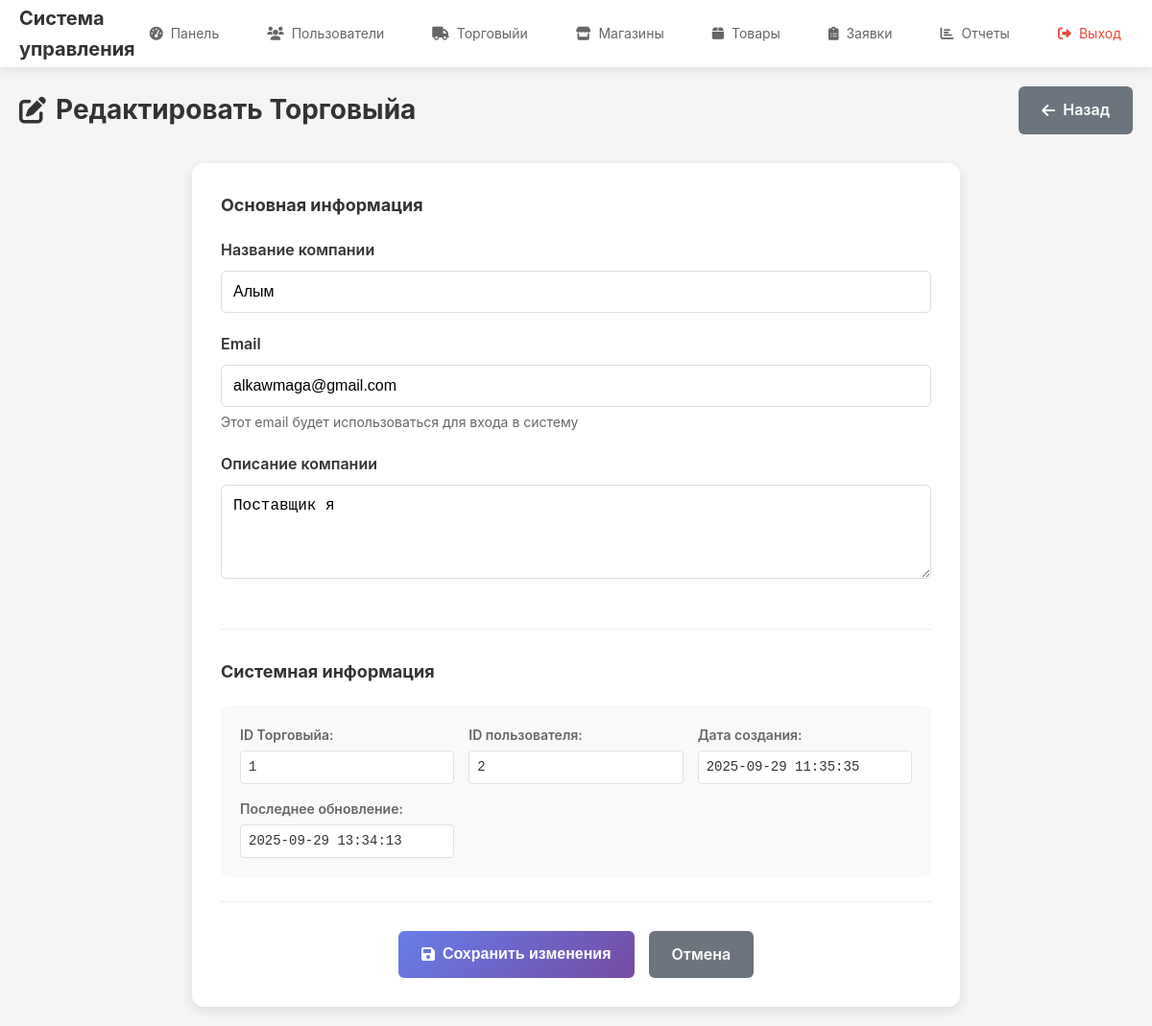
Page /admin/suppliers/1/edit (signed in) on the committed database.
### tables this page shows
CREATE TABLE suppliers (
            id INTEGER PRIMARY KEY AUTOINCREMENT,
            user_id INTEGER NOT NULL,
            name TEXT NOT NULL,
            info TEXT,
            created_at TIMESTAMP DEFAULT CURRENT_TIMESTAMP,
            updated_at TIMESTAMP DEFAULT CURRENT_TIMESTAMP,
            FOREIGN KEY (user_id) REFERENCES users (id)
        );

CREATE TABLE users (
            id INTEGER PRIMARY KEY AUTOINCREMENT,
            email TEXT UNIQUE NOT NULL,
            password TEXT NOT NULL,
            role TEXT NOT NULL CHECK (role IN ('admin', 'supplier')),
            created_at TIMESTAMP DEFAULT CURRENT_TIMESTAMP,
            updated_at TIMESTAMP DEFAULT CURRENT_TIMESTAMP
        );

### app/routes/admin.py (the view, shortened to what this page needs)
@admin_bp.route('/suppliers/<int:supplier_id>/edit', methods=['GET', 'POST'])
@login_required
@admin_required
def edit_supplier(supplier_id: int):
    db = get_db()
    supplier_data = db.execute('''
        SELECT s.*, u.email, u.id as user_id
        FROM suppliers s
        JOIN users u ON s.user_id = u.id
        WHERE s.id = ?
    ''', (supplier_id,)).fetchone()
    if not supplier_data:
        flash('Торговый не найден', 'error')
        return redirect(url_for('admin.suppliers'))
    return render_template('admin/edit_supplier.html', supplier=supplier_data)

### app/models.py (called while the page is built)
def get_db() -> sqlite3.Connection:
    if 'db' not in g:
        database_path = current_app.config.get('DATABASE', 'app.db')
        g.db = sqlite3.connect(database_path)
        g.db.row_factory = sqlite3.Row
    return g.db

    @staticmethod
    def get_by_id(user_id: int) -> Optional['User']:
        db = get_db()
        user = db.execute(
            'SELECT * FROM users WHERE id = ?', (user_id,)
        ).fetchone()
        if user:
            return User(
                id=user['id'],
                email=user['email'],
                password=user['password'],
                role=user['role'],
                created_at=user['created_at'],
                updated_at=user['updated_at']
            )
        return None

### app/routes/admin.py (called while the page is built)
def admin_required(f: Any) -> Any:
    @wraps(f)
    def decorated_function(*args: Any, **kwargs: Any) -> Any:
        if not current_user.is_authenticated or current_user.role != 'admin':
            flash('Доступ запрещен', 'error')
            return redirect(url_for('auth.login'))
        return f(*args, **kwargs)
    return decorated_function

### app/templates/admin/edit_supplier.html (shortened to what this page needs)
{% extends "base.html" %}
{% block content %}
<div class="content-header">
    <h1><i class="fas fa-edit"></i> Редактировать Торговыйа</h1>
    <a href="{{ url_for('admin.supplier_detail', supplier_id=supplier.id) }}" class="btn btn-secondary">
        <i class="fas fa-arrow-left"></i> Назад
    </a>
</div>
<div class="form-container">
    <form method="POST" class="form" id="edit-supplier-form">
        <div class="form-section">
            <h3>Основная информация</h3>
            <div class="form-group">
                <label for="name">Название компании</label>
                <input type="text" id="name" name="name" value="{{ supplier.name }}" required>
            </div>
            <div class="form-group">
                <label for="email">Email</label>
                <input type="email" id="email" name="email" value="{{ supplier.email }}" required>
                <small class="form-help">Этот email будет использоваться для входа в систему</small>
            </div>
            <div class="form-group">
                <label for="info">Описание компании</label>
                <textarea id="info" name="info" rows="4" placeholder="Опишите деятельность компании...">{{ supplier.info or '' }}</textarea>
            </div>
        </div>
        <div class="form-section">
            <h3>Системная информация</h3>
            <div class="info-grid">
                <div class="info-item">
                    <label>ID Торговыйа:</label>
                    <span>{{ supplier.id }}</span>
                </div>
                <div class="info-item">
                    <label>ID пользователя:</label>
                    <span>{{ supplier.user_id }}</span>
                </div>
                <div class="info-item">
                    <label>Дата создания:</label>
                    <span>{{ supplier.created_at }}</span>
                </div>
                {% if supplier.updated_at != supplier.created_at %}
                <div class="info-item">
                    <label>Последнее обновление:</label>
                    <span>{{ supplier.updated_at }}</span>
                </div>
                {% endif %}
            </div>
        </div>
        <div class="form-actions">
            <button type="submit" class="btn btn-primary" id="submit-btn">
                <i class="fas fa-save"></i> Сохранить изменения
            </button>
            <a href="{{ url_for('admin.supplier_detail', supplier_id=supplier.id) }}" class="btn btn-secondary">
                Отмена
            </a>
        </div>
    </form>
</div>
{% endblock %}

### app/static/css/style.css (style rules this page uses)
* { margin: 0; padding: 0; box-sizing: border-box; }
body { font-family: -apple-system, BlinkMacSystemFont, 'Segoe UI', Roboto, sans-serif; line-height: 1.6; color: #333; background-color: #f5f5f5; }
.content-header { display: flex; justify-content: space-between; align-items: center; margin-bottom: 30px; flex-wrap: wrap; gap: 15px; }
.content-header h1 { color: #333; font-size: 28px; display: flex; align-items: center; gap: 10px; }
.btn { display: inline-flex; align-items: center; gap: 8px; padding: 12px 20px; border: none; border-radius: 8px; text-decoration: none; font-size: 14px; font-weight: 500; cursor: pointer; transition: all 0.3s ease; text-align: center; }
.btn-primary { background-color: #667eea; color: white; }
.btn-secondary { background-color: #6c757d; color: white; }
.form-container { background: white; padding: 30px; border-radius: 12px; box-shadow: 0 4px 12px rgba(0, 0, 0, 0.1); max-width: 600px; }
.auth-form .form-group, .form .form-group { margin-bottom: 20px; }
.form-group label { display: block; margin-bottom: 8px; color: #333; font-weight: 500; display: flex; align-items: center; gap: 8px; }
.form-group input, .form-group select, .form-group textarea { width: 100%; padding: 12px; border: 2px solid #e1e1e1; border-radius: 8px; font-size: 14px; transition: border-color 0.3s ease; }
.form-actions { display: flex; gap: 15px; justify-content: flex-end; margin-top: 30px; flex-wrap: wrap; }

### app/templates/admin/edit_supplier.html (style rules this page uses)
.form-container { background: white; border-radius: 12px; padding: 30px; box-shadow: 0 4px 12px rgba(0, 0, 0, 0.1); max-width: 800px; margin: 0 auto; }
.form-section { margin-bottom: 30px; padding-bottom: 25px; border-bottom: 1px solid #eee; }
.form-section h3 { color: #333; margin-bottom: 20px; font-size: 18px; display: flex; align-items: center; gap: 10px; }
.form-group { margin-bottom: 20px; }
.form-group label { display: block; margin-bottom: 8px; font-weight: 600; color: #333; }
.form-group input, .form-group textarea { width: 100%; padding: 12px; border: 1px solid #ddd; border-radius: 6px; font-size: 16px; transition: border-color 0.3s ease; }
.form-help { display: block; margin-top: 5px; color: #666; font-size: 14px; }
.info-grid { display: grid; grid-template-columns: repeat(auto-fit, minmax(200px, 1fr)); gap: 15px; background: #f8f9fa; padding: 20px; border-radius: 8px; }
.info-item { display: flex; flex-direction: column; gap: 5px; }
.info-item label { font-weight: 600; color: #666; font-size: 14px; }
.info-item span { color: #333; font-size: 14px; font-family: 'Courier New', monospace; background: white; padding: 5px 8px; border-radius: 4px; border: 1px solid #e1e1e1; }
.form-actions { display: flex; gap: 15px; justify-content: center; margin-top: 30px; }
.btn { padding: 12px 24px; border-radius: 6px; text-decoration: none; display: inline-flex; align-items: center; gap: 8px; font-weight: 600; cursor: pointer; border: none; font-size: 16px; transition: all 0.3s ease; }
.btn-primary { background: linear-gradient(135deg, #667eea 0%, #764ba2 100%); color: white; }
.btn-secondary { background: #6c757d; color: white; }

### rows in the picture
suppliers: name "Алым", info "Поставщик я", id "1", created_at "2025-09-29 11:35:35", updated_at "2025-09-29 13:34:13"
users: email "alkawmaga@gmail.com"

### other values in the picture
{{ supplier.user_id }} "2"
